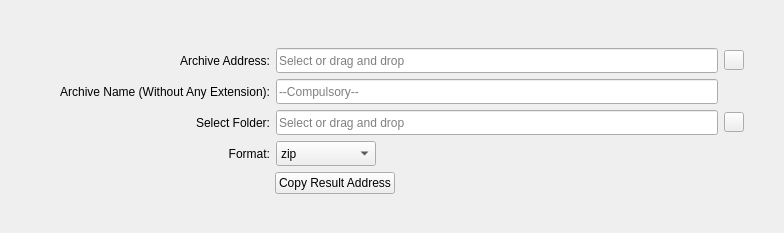
<?xml version="1.0" encoding="UTF-8"?>
<ui version="4.0">
 <class>Form</class>
 <widget class="QWidget" name="Form">
  <property name="geometry">
   <rect>
    <x>0</x>
    <y>0</y>
    <width>784</width>
    <height>233</height>
   </rect>
  </property>
  <property name="windowTitle">
   <string>Form</string>
  </property>
  <layout class="QGridLayout" name="gridLayout_2">
   <item row="0" column="0">
    <widget class="QWidget" name="widget" native="true">
     <layout class="QGridLayout" name="gridLayout">
      <item row="0" column="0">
       <layout class="QVBoxLayout" name="verticalLayout">
        <property name="leftMargin">
         <number>20</number>
        </property>
        <property name="topMargin">
         <number>20</number>
        </property>
        <property name="rightMargin">
         <number>20</number>
        </property>
        <property name="bottomMargin">
         <number>10</number>
        </property>
        <item>
         <layout class="QHBoxLayout" name="horizontalLayout">
          <item>
           <widget class="QLabel" name="lbl_archiveAddress">
            <property name="minimumSize">
             <size>
              <width>230</width>
              <height>25</height>
             </size>
            </property>
            <property name="maximumSize">
             <size>
              <width>230</width>
              <height>25</height>
             </size>
            </property>
            <property name="text">
             <string>Archive Address:</string>
            </property>
            <property name="alignment">
             <set>Qt::AlignRight|Qt::AlignTrailing|Qt::AlignVCenter</set>
            </property>
           </widget>
          </item>
          <item>
           <widget class="QLineEdit" name="lineEdit_archiveAddress">
            <property name="minimumSize">
             <size>
              <width>280</width>
              <height>25</height>
             </size>
            </property>
            <property name="maximumSize">
             <size>
              <width>16777215</width>
              <height>25</height>
             </size>
            </property>
            <property name="text">
             <string/>
            </property>
            <property name="placeholderText">
             <string>Select or drag and drop</string>
            </property>
            <property name="clearButtonEnabled">
             <bool>true</bool>
            </property>
           </widget>
          </item>
          <item>
           <widget class="QPushButton" name="btn_openDialog_archiveAddress">
            <property name="minimumSize">
             <size>
              <width>20</width>
              <height>20</height>
             </size>
            </property>
            <property name="maximumSize">
             <size>
              <width>20</width>
              <height>20</height>
             </size>
            </property>
            <property name="text">
             <string/>
            </property>
            <property name="icon">
             <iconset resource="../deneme.qrc">
              <normaloff>:/yeniÖnek/fifsot_icons/open_file_dialog.png</normaloff>:/yeniÖnek/fifsot_icons/open_file_dialog.png</iconset>
            </property>
            <property name="iconSize">
             <size>
              <width>20</width>
              <height>20</height>
             </size>
            </property>
           </widget>
          </item>
         </layout>
        </item>
        <item>
         <layout class="QHBoxLayout" name="horizontalLayout_10">
          <item>
           <widget class="QLabel" name="lbl_archiveName">
            <property name="minimumSize">
             <size>
              <width>230</width>
              <height>25</height>
             </size>
            </property>
            <property name="maximumSize">
             <size>
              <width>230</width>
              <height>25</height>
             </size>
            </property>
            <property name="text">
             <string>Archive Name (Without Any Extension):</string>
            </property>
            <property name="alignment">
             <set>Qt::AlignRight|Qt::AlignTrailing|Qt::AlignVCenter</set>
            </property>
           </widget>
          </item>
          <item>
           <widget class="QLineEdit" name="lineEdit_archiveName">
            <property name="minimumSize">
             <size>
              <width>280</width>
              <height>25</height>
             </size>
            </property>
            <property name="maximumSize">
             <size>
              <width>16777215</width>
              <height>25</height>
             </size>
            </property>
            <property name="text">
             <string/>
            </property>
            <property name="placeholderText">
             <string>--Compulsory--</string>
            </property>
            <property name="clearButtonEnabled">
             <bool>true</bool>
            </property>
           </widget>
          </item>
          <item>
           <spacer name="horizontalSpacer_5">
            <property name="orientation">
             <enum>Qt::Horizontal</enum>
            </property>
            <property name="sizeType">
             <enum>QSizePolicy::Fixed</enum>
            </property>
            <property name="sizeHint" stdset="0">
             <size>
              <width>26</width>
              <height>20</height>
             </size>
            </property>
           </spacer>
          </item>
         </layout>
        </item>
        <item>
         <layout class="QHBoxLayout" name="horizontalLayout_2">
          <item>
           <widget class="QLabel" name="lbl_selectFolder">
            <property name="minimumSize">
             <size>
              <width>230</width>
              <height>25</height>
             </size>
            </property>
            <property name="maximumSize">
             <size>
              <width>230</width>
              <height>25</height>
             </size>
            </property>
            <property name="text">
             <string>Select Folder:</string>
            </property>
            <property name="alignment">
             <set>Qt::AlignRight|Qt::AlignTrailing|Qt::AlignVCenter</set>
            </property>
           </widget>
          </item>
          <item>
           <widget class="QLineEdit" name="lineEdit_selectFolder">
            <property name="minimumSize">
             <size>
              <width>394</width>
              <height>25</height>
             </size>
            </property>
            <property name="maximumSize">
             <size>
              <width>16777215</width>
              <height>25</height>
             </size>
            </property>
            <property name="placeholderText">
             <string>Select or drag and drop</string>
            </property>
            <property name="clearButtonEnabled">
             <bool>true</bool>
            </property>
           </widget>
          </item>
          <item>
           <widget class="QPushButton" name="btn_openDialog_rootDirectory">
            <property name="minimumSize">
             <size>
              <width>20</width>
              <height>20</height>
             </size>
            </property>
            <property name="maximumSize">
             <size>
              <width>20</width>
              <height>20</height>
             </size>
            </property>
            <property name="text">
             <string/>
            </property>
            <property name="icon">
             <iconset resource="../deneme.qrc">
              <normaloff>:/yeniÖnek/fifsot_icons/open_file_dialog.png</normaloff>:/yeniÖnek/fifsot_icons/open_file_dialog.png</iconset>
            </property>
            <property name="iconSize">
             <size>
              <width>20</width>
              <height>20</height>
             </size>
            </property>
           </widget>
          </item>
         </layout>
        </item>
        <item>
         <layout class="QHBoxLayout" name="horizontalLayout_4">
          <item>
           <widget class="QLabel" name="lbl_format">
            <property name="minimumSize">
             <size>
              <width>230</width>
              <height>25</height>
             </size>
            </property>
            <property name="maximumSize">
             <size>
              <width>230</width>
              <height>25</height>
             </size>
            </property>
            <property name="text">
             <string>Format:</string>
            </property>
            <property name="alignment">
             <set>Qt::AlignRight|Qt::AlignTrailing|Qt::AlignVCenter</set>
            </property>
           </widget>
          </item>
          <item>
           <widget class="QComboBox" name="comboBox_format">
            <property name="minimumSize">
             <size>
              <width>100</width>
              <height>25</height>
             </size>
            </property>
            <property name="maximumSize">
             <size>
              <width>100</width>
              <height>25</height>
             </size>
            </property>
            <item>
             <property name="text">
              <string>zip</string>
             </property>
            </item>
            <item>
             <property name="text">
              <string>tar</string>
             </property>
            </item>
            <item>
             <property name="text">
              <string>gztar</string>
             </property>
            </item>
            <item>
             <property name="text">
              <string>bztar</string>
             </property>
            </item>
            <item>
             <property name="text">
              <string>xztar</string>
             </property>
            </item>
           </widget>
          </item>
          <item>
           <spacer name="horizontalSpacer">
            <property name="orientation">
             <enum>Qt::Horizontal</enum>
            </property>
            <property name="sizeHint" stdset="0">
             <size>
              <width>40</width>
              <height>20</height>
             </size>
            </property>
           </spacer>
          </item>
         </layout>
        </item>
        <item>
         <layout class="QHBoxLayout" name="horizontalLayout_11">
          <item>
           <spacer name="horizontalSpacer_6">
            <property name="orientation">
             <enum>Qt::Horizontal</enum>
            </property>
            <property name="sizeType">
             <enum>QSizePolicy::Fixed</enum>
            </property>
            <property name="sizeHint" stdset="0">
             <size>
              <width>235</width>
              <height>20</height>
             </size>
            </property>
           </spacer>
          </item>
          <item>
           <widget class="QPushButton" name="btn_copyResultAddress">
            <property name="text">
             <string>Copy Result Address</string>
            </property>
           </widget>
          </item>
          <item>
           <spacer name="horizontalSpacer_3">
            <property name="orientation">
             <enum>Qt::Horizontal</enum>
            </property>
            <property name="sizeHint" stdset="0">
             <size>
              <width>40</width>
              <height>20</height>
             </size>
            </property>
           </spacer>
          </item>
         </layout>
        </item>
       </layout>
      </item>
     </layout>
    </widget>
   </item>
  </layout>
 </widget>
 <resources>
  <include location="../deneme.qrc"/>
 </resources>
 <connections/>
</ui>
